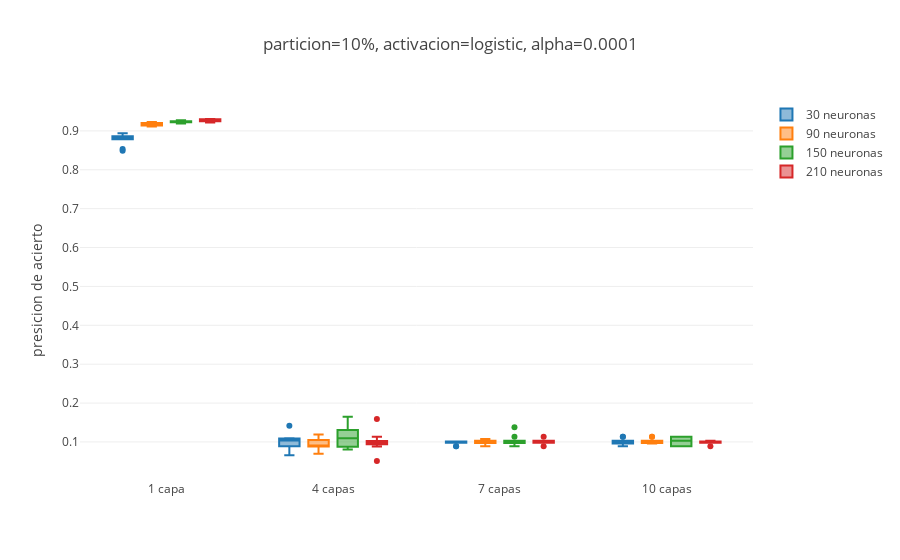
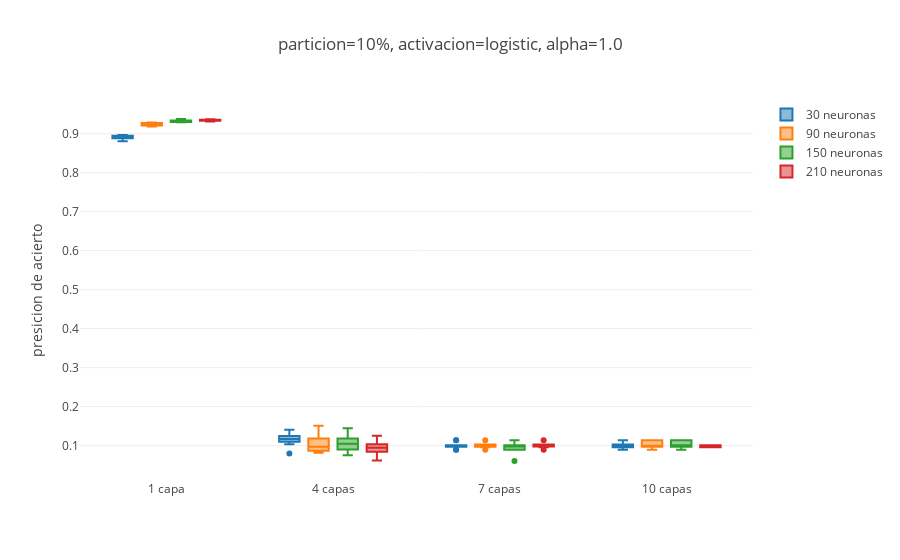
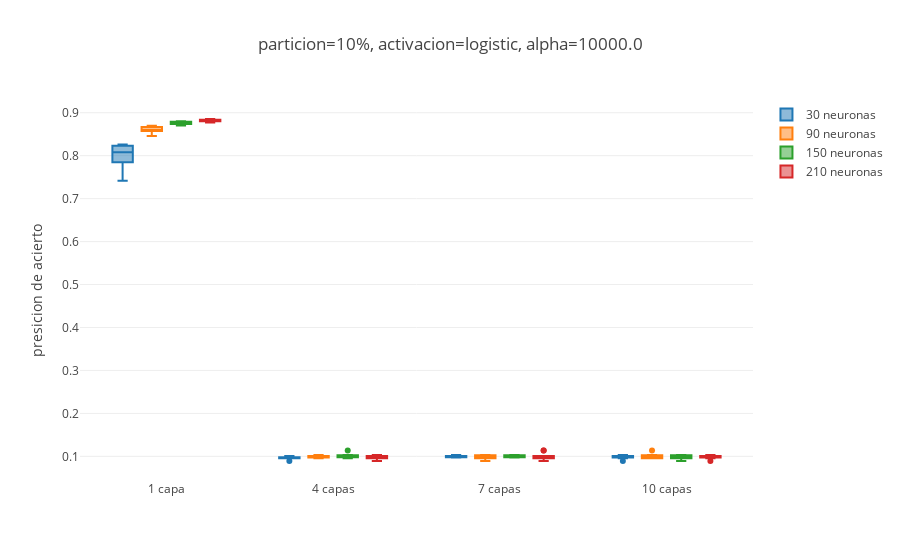
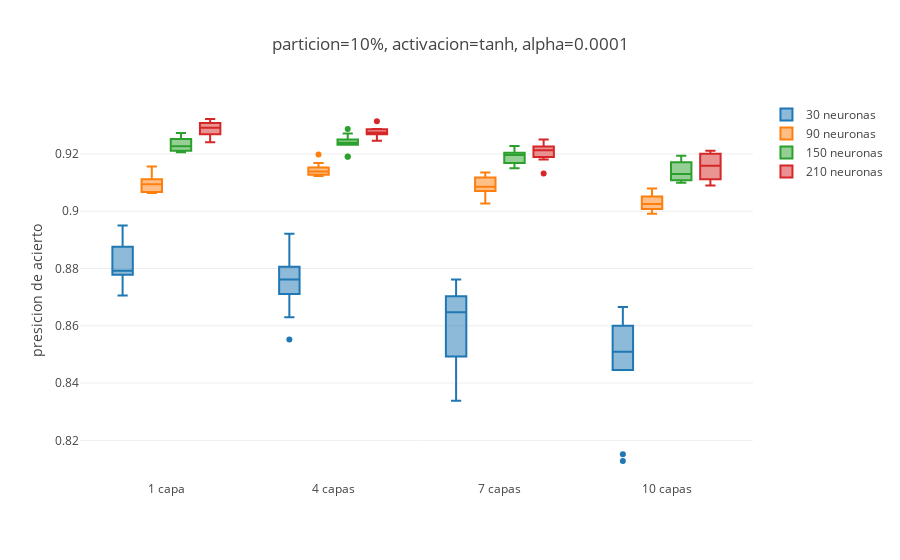

The code cell stored with these charts, in order, in its notebook:
### Markdown cell above
Se observa que los factores **número de capas** y **número de neuronas** son los que tienen más niveles, de modo que el numero de neuronas se agruparan por cada nivele del factor numero de capas. Los factores restantes son **alpha** y **función de activación ** cuyos numero de niveles son 3 y 2 respectivamente, por lo tanto, deben generar 6 graficar para cada nivele de partición, y a partir de estas inferir cual combinación de niveles obtiene los mejores rendimientos. para el primer nivel del factor partición se tiene lo siguiente:

### Code cell
figs=dict()
for p in d.activation.unique():
    for q in d.alpha.unique(): 
        neuronas=dict()                                   # el diccionario neuronas tiene como etiquetas los niveles del factor
        for i in d.neurona_num.unique():                  # numero de neuronas y en ellas se guardan los datos cuyo nivel de 
            neuronas[str(i)+' neuronas']=list()           # numero de neuronas es la etiqueta

        x=list()                                          # x es una lista con el valor del eje equis "x", en este caso los
                                                          # niveles del factor numero de capas 
        for i in d.neurona_num.unique():
            for j in d.layer_num.unique():
                for k in range(len(d.test_accuracy[(d.partition==10) & (d.activation==p) & (d.alpha==q) &\
                                         (d.neurona_num==i) & (d.layer_num==j)])):
                    if j==1:
                        x.append(str(j)+' capa')          # se agrega a x el nivel del numero de capas
                    else:
                        x.append(str(j)+' capas')
                for k in d.test_accuracy[(d.partition==10) & (d.activation==p) & (d.alpha==q) &\
                                         (d.neurona_num==i) & (d.layer_num==j)]:
                    neuronas[str(i)+' neuronas'].append(k) # se agrega a la etiqueta ["nivel" de neuronas] el rendimiento en la 
                                                           # fase de prueba que corresponde con el nivel de neuronas y el nivel
                                                           # del numero de capas

        traces=dict()                                      # se ponen en formato caja los datos de rendimiento por cada nivel 
        for i in d.neurona_num.unique():                   # de numero de neuronas en cada nivel de numero de capas
            traces[str(i)]=go.Box(
            y=neuronas[str(i)+' neuronas'],
            x=x,
            name=str(i)+' neuronas')


        datos = list()
        for i in traces:                                   # se juntan todos los formatos caja generados anteriormente
            datos.append(traces[i])

        layout = go.Layout(                                                 # se le da formato a la grafica de salida
            title='particion=10%, activacion='+str(p)+', alpha='+str(q),    # en este caso solo se tiene que especificar
            yaxis=dict(title='presicion de acierto',zeroline=False),        # en el titulo de cada grafica cuales son
            boxmode='group'                                                 # los valores de los demas factores y poder
            )                                                               # diferenciar cada grafica
        figs['10_'+str(p)+'_'+str(q)] = go.Figure(data=datos, layout=layout)

for i in figs:
    py.offline.iplot(figs[i])
# este codigo nos permite graficar cada una de las combinaciones posibles para un nivel de particion
# debido a la incapacidad de graficar mas en mas de tres dimensiones, para que tuviera sentido se agruparon los factores
# con mayor numero de niveles y se hicieron un numero de graficas igual a la combinacion de los factores restantes

### Figure 1 — Plotly figure (JSON) as saved in the notebook; plotly's stock layout.template omitted (floating-point values rounded to 4 significant figures; data arrays with more than 128 entries replaced by an {"elided": "..."} marker saying what was removed)
{"data": [{"name": "30 neuronas", "type": "box", "uid": "5716a9a8-fb81-4dbb-961e-9a1342d76be1", "x": {"elided": "160 str values"}, "y": [0.8789, 0.8536, 0.8941, 0.8863, 0.8487, 0.883, 0.8787, 0.8852, 0.8872, 0.8798, 0.1002, 0.1416, 0.0892, 0.0657, 0.1064, 0.109, 0.0883, 0.1064, 0.101, 0.1095, 0.1009, 0.0982, 0.098, 0.101, 0.101, 0.0982, 0.098, 0.0892, 0.0982, 0.0892, 0.0892, 0.1028, 0.0892, 0.1135, 0.1028, 0.1009, 0.1135, 0.098, 0.101, 0.0958]}, {"name": "90 neuronas", "type": "box", "uid": "917659d2-013e-4d3d-972b-16f875865fff", "x": {"elided": "160 str values"}, "y": [0.9227, 0.9111, 0.92, 0.9163, 0.9149, 0.9136, 0.913, 0.9176, 0.9201, 0.9215, 0.0892, 0.1193, 0.0887, 0.0889, 0.1049, 0.088, 0.0985, 0.113, 0.0831, 0.0699, 0.0892, 0.0892, 0.1028, 0.1028, 0.1032, 0.0972, 0.1009, 0.1079, 0.101, 0.0982, 0.1028, 0.0974, 0.1009, 0.1135, 0.098, 0.0982, 0.1009, 0.0958, 0.1135, 0.0974]}, {"name": "150 neuronas", "type": "box", "uid": "6770f866-4358-4934-8b00-63d18b444375", "x": {"elided": "160 str values"}, "y": [0.9195, 0.9271, 0.9257, 0.9224, 0.9244, 0.924, 0.9193, 0.9222, 0.9246, 0.925, 0.1002, 0.0805, 0.0875, 0.0828, 0.1315, 0.1647, 0.131, 0.1188, 0.0883, 0.1225, 0.1378, 0.101, 0.0958, 0.0974, 0.1028, 0.1135, 0.0892, 0.1028, 0.0982, 0.1032, 0.1028, 0.1135, 0.0892, 0.0958, 0.1135, 0.1032, 0.1135, 0.1032, 0.0892, 0.0892]}, {"name": "210 neuronas", "type": "box", "uid": "4522b13d-553f-45ab-9ae5-c285d2e18e5d", "x": {"elided": "160 str values"}, "y": [0.9299, 0.9251, 0.9253, 0.925, 0.9273, 0.9267, 0.9306, 0.9302, 0.9224, 0.9213, 0.1592, 0.0886, 0.051, 0.0991, 0.0991, 0.1135, 0.0941, 0.1024, 0.0974, 0.1018, 0.1032, 0.1004, 0.1135, 0.098, 0.098, 0.1009, 0.0982, 0.0892, 0.098, 0.1028, 0.098, 0.098, 0.098, 0.1032, 0.0892, 0.101, 0.1032, 0.0982, 0.1009, 0.101]}], "layout": {"boxmode": "group", "title": {"text": "particion=10%, activacion=logistic, alpha=0.0001"}, "yaxis": {"title": {"text": "presicion de acierto"}, "zeroline": false}}}

### Figure 2 — Plotly figure (JSON) as saved in the notebook; plotly's stock layout.template omitted (floating-point values rounded to 4 significant figures; data arrays with more than 128 entries replaced by an {"elided": "..."} marker saying what was removed)
{"data": [{"name": "30 neuronas", "type": "box", "uid": "0cf34c2d-dec4-475f-8cf0-434be70238bc", "x": {"elided": "160 str values"}, "y": [0.8949, 0.8889, 0.8886, 0.8969, 0.8943, 0.89, 0.8809, 0.8961, 0.8918, 0.8882, 0.0798, 0.133, 0.1152, 0.141, 0.1099, 0.112, 0.1247, 0.1236, 0.1194, 0.1033, 0.0892, 0.0982, 0.1009, 0.1135, 0.098, 0.0982, 0.0974, 0.0982, 0.0894, 0.1135, 0.1028, 0.1032, 0.0974, 0.0974, 0.0892, 0.0958, 0.0974, 0.0892, 0.1135, 0.1032]}, {"name": "90 neuronas", "type": "box", "uid": "48ab740a-bb60-4ee7-a344-e48016c4529e", "x": {"elided": "160 str values"}, "y": [0.9287, 0.9269, 0.9274, 0.9258, 0.9251, 0.9213, 0.9187, 0.9215, 0.9275, 0.9201, 0.0989, 0.0959, 0.1509, 0.0819, 0.1186, 0.087, 0.1205, 0.0825, 0.0993, 0.0927, 0.098, 0.1032, 0.1009, 0.1135, 0.1028, 0.0958, 0.0982, 0.0974, 0.098, 0.0892, 0.1009, 0.101, 0.1135, 0.0982, 0.0892, 0.1135, 0.1135, 0.098, 0.0974, 0.0958]}, {"name": "150 neuronas", "type": "box", "uid": "625eebd9-783c-4671-8eda-e6d90a57f5be", "x": {"elided": "160 str values"}, "y": [0.9305, 0.9347, 0.934, 0.9296, 0.9377, 0.9316, 0.9302, 0.9307, 0.9332, 0.9297, 0.0903, 0.0751, 0.1158, 0.0976, 0.1443, 0.0933, 0.1422, 0.1119, 0.0883, 0.1185, 0.0982, 0.0892, 0.098, 0.1012, 0.1028, 0.0892, 0.1135, 0.0982, 0.0606, 0.098, 0.1135, 0.1032, 0.1135, 0.101, 0.0892, 0.1135, 0.0974, 0.0974, 0.1009, 0.101]}, {"name": "210 neuronas", "type": "box", "uid": "48b70b53-4356-43e0-89fc-aa04c73a9d39", "x": {"elided": "160 str values"}, "y": [0.9354, 0.9362, 0.934, 0.9368, 0.9315, 0.9359, 0.9326, 0.9339, 0.9341, 0.933, 0.0841, 0.1019, 0.062, 0.0772, 0.088, 0.0874, 0.1037, 0.1177, 0.1251, 0.101, 0.1028, 0.1028, 0.101, 0.1032, 0.098, 0.098, 0.1032, 0.0958, 0.1135, 0.0892, 0.0958, 0.101, 0.0958, 0.0982, 0.0958, 0.0982, 0.1009, 0.101, 0.098, 0.0958]}], "layout": {"boxmode": "group", "title": {"text": "particion=10%, activacion=logistic, alpha=1.0"}, "yaxis": {"title": {"text": "presicion de acierto"}, "zeroline": false}}}

### Figure 3 — Plotly figure (JSON) as saved in the notebook; plotly's stock layout.template omitted (floating-point values rounded to 4 significant figures; data arrays with more than 128 entries replaced by an {"elided": "..."} marker saying what was removed)
{"data": [{"name": "30 neuronas", "type": "box", "uid": "26dbee9c-b5e5-4da2-9631-0ed6a780bbeb", "x": {"elided": "160 str values"}, "y": [0.8065, 0.826, 0.7957, 0.8123, 0.8238, 0.7471, 0.7849, 0.8098, 0.8234, 0.7417, 0.0974, 0.0974, 0.101, 0.0958, 0.0982, 0.0892, 0.098, 0.1009, 0.0958, 0.0982, 0.101, 0.0982, 0.0974, 0.098, 0.1009, 0.098, 0.0974, 0.1032, 0.101, 0.0982, 0.0892, 0.101, 0.1009, 0.098, 0.0974, 0.1032, 0.0958, 0.1009, 0.1009, 0.1032]}, {"name": "90 neuronas", "type": "box", "uid": "9601598c-0f70-40b9-8c2d-3a5dae5d67a9", "x": {"elided": "160 str values"}, "y": [0.8459, 0.8601, 0.8671, 0.8589, 0.8589, 0.8465, 0.8645, 0.8698, 0.8576, 0.8667, 0.0974, 0.0958, 0.1032, 0.1009, 0.0982, 0.0974, 0.098, 0.0982, 0.1009, 0.1028, 0.0892, 0.1028, 0.1028, 0.101, 0.098, 0.1032, 0.1028, 0.0892, 0.0958, 0.0958, 0.1135, 0.0958, 0.0958, 0.101, 0.101, 0.1028, 0.098, 0.0974, 0.0958, 0.1032]}, {"name": "150 neuronas", "type": "box", "uid": "c20d8e2a-f8ca-4db2-8d2e-824cde51a93c", "x": {"elided": "160 str values"}, "y": [0.8769, 0.8788, 0.8796, 0.8702, 0.874, 0.8767, 0.8752, 0.88, 0.8764, 0.8736, 0.0974, 0.098, 0.0982, 0.101, 0.098, 0.1135, 0.1032, 0.1009, 0.0958, 0.1028, 0.0982, 0.101, 0.1032, 0.101, 0.1028, 0.0974, 0.098, 0.1028, 0.0982, 0.1032, 0.0958, 0.0974, 0.1032, 0.101, 0.0892, 0.0982, 0.0892, 0.0982, 0.1028, 0.1028]}, {"name": "210 neuronas", "type": "box", "uid": "0ad568a3-ad7d-426f-9528-c79f2e249bd2", "x": {"elided": "160 str values"}, "y": [0.881, 0.8772, 0.8854, 0.881, 0.8837, 0.8786, 0.8802, 0.8826, 0.8844, 0.8812, 0.1032, 0.1028, 0.1009, 0.098, 0.098, 0.0982, 0.098, 0.0892, 0.0892, 0.0958, 0.1009, 0.0958, 0.1135, 0.0958, 0.0892, 0.1135, 0.098, 0.1009, 0.0892, 0.101, 0.1032, 0.1009, 0.1009, 0.0892, 0.0982, 0.098, 0.098, 0.098, 0.0958, 0.0974]}], "layout": {"boxmode": "group", "title": {"text": "particion=10%, activacion=logistic, alpha=10000.0"}, "yaxis": {"title": {"text": "presicion de acierto"}, "zeroline": false}}}

### Figure 4 — Plotly figure (JSON) as saved in the notebook; plotly's stock layout.template omitted (floating-point values rounded to 4 significant figures; data arrays with more than 128 entries replaced by an {"elided": "..."} marker saying what was removed)
{"data": [{"name": "30 neuronas", "type": "box", "uid": "303330db-03f5-4670-bbd2-8273c59dc27f", "x": {"elided": "160 str values"}, "y": [0.8854, 0.8706, 0.8778, 0.8876, 0.8799, 0.8778, 0.8785, 0.895, 0.8941, 0.8755, 0.8762, 0.8761, 0.8921, 0.863, 0.8711, 0.8745, 0.8781, 0.8806, 0.8552, 0.892, 0.8605, 0.8762, 0.8487, 0.8338, 0.8703, 0.8694, 0.8586, 0.8493, 0.8756, 0.869, 0.8513, 0.8446, 0.8666, 0.8509, 0.851, 0.86, 0.8152, 0.85, 0.8627, 0.8128]}, {"name": "90 neuronas", "type": "box", "uid": "4d701aa6-77aa-4958-80a4-2dd13ce572eb", "x": {"elided": "160 str values"}, "y": [0.9066, 0.9064, 0.9076, 0.9156, 0.9094, 0.9112, 0.9099, 0.9094, 0.9129, 0.9067, 0.9126, 0.9168, 0.9127, 0.9123, 0.9138, 0.9144, 0.9198, 0.9153, 0.9133, 0.9139, 0.9135, 0.9094, 0.9027, 0.9118, 0.9076, 0.9118, 0.9077, 0.9126, 0.9065, 0.9071, 0.9008, 0.9079, 0.9059, 0.9011, 0.9034, 0.9039, 0.8991, 0.9051, 0.8997, 0.9017]}, {"name": "150 neuronas", "type": "box", "uid": "386d0400-6aca-4f14-9589-a75eb24c8d4e", "x": {"elided": "160 str values"}, "y": [0.9252, 0.9208, 0.9228, 0.9206, 0.9211, 0.9259, 0.925, 0.9273, 0.9226, 0.9219, 0.9232, 0.9287, 0.925, 0.9271, 0.9246, 0.919, 0.9241, 0.9238, 0.9191, 0.9236, 0.9204, 0.921, 0.9201, 0.9168, 0.918, 0.9199, 0.915, 0.9228, 0.915, 0.9194, 0.914, 0.9171, 0.9194, 0.9127, 0.9172, 0.9133, 0.9108, 0.9101, 0.9099, 0.9114]}, {"name": "210 neuronas", "type": "box", "uid": "d067b008-c562-4ae9-bcb0-8444aab884d6", "x": {"elided": "160 str values"}, "y": [0.9299, 0.9315, 0.9286, 0.929, 0.9248, 0.9269, 0.9241, 0.9322, 0.9293, 0.9308, 0.9314, 0.9282, 0.9258, 0.9287, 0.9271, 0.9286, 0.9269, 0.9246, 0.9275, 0.9275, 0.9227, 0.9214, 0.9181, 0.9195, 0.9222, 0.925, 0.9132, 0.9211, 0.9226, 0.9189, 0.9211, 0.9123, 0.9186, 0.9112, 0.9105, 0.9201, 0.9161, 0.9205, 0.909, 0.9156]}], "layout": {"boxmode": "group", "title": {"text": "particion=10%, activacion=tanh, alpha=0.0001"}, "yaxis": {"title": {"text": "presicion de acierto"}, "zeroline": false}}}
